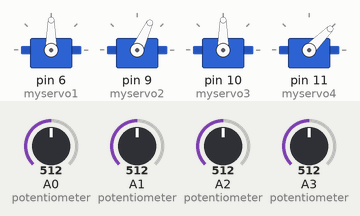
Simulated run of this sketch. Board: Arduino Uno, built with avr-gcc and run on an emulated ATmega328P. On the bench: 4 × servo. The test bench sets the inputs (shaded band); at power-on: A0 (potentiometer) = 512, A1 (potentiometer) = 512, A2 (potentiometer) = 512, A3 (potentiometer) = 512.

Above: at 1.2 s.
1.3 s: A0 (potentiometer) set to 716
At 2.2 s:
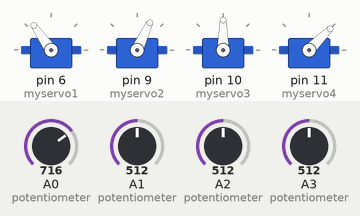
2.8 s: A1 (potentiometer) set to 716
At 3.2 s:
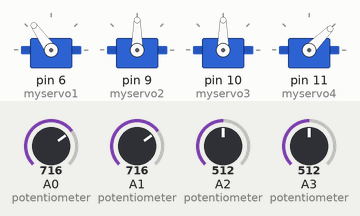
4.3 s: A2 (potentiometer) set to 716
At 5.4 s:
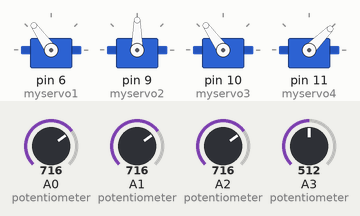
5.8 s: A3 (potentiometer) set to 716
At 7.0 s:
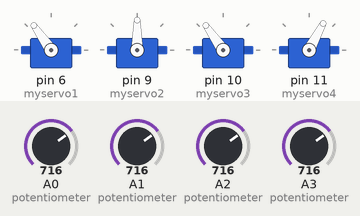
7.3 s: A0 (potentiometer) set to 992
At 8.1 s:
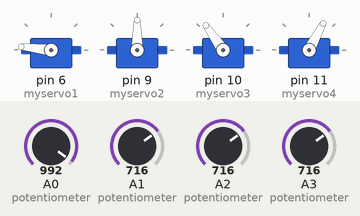
8.8 s: A1 (potentiometer) set to 992
At 9.1 s:
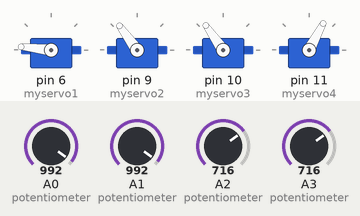
Timing chart, 0 to 11.3 s (numbered marks = the images above; inputs shaded):
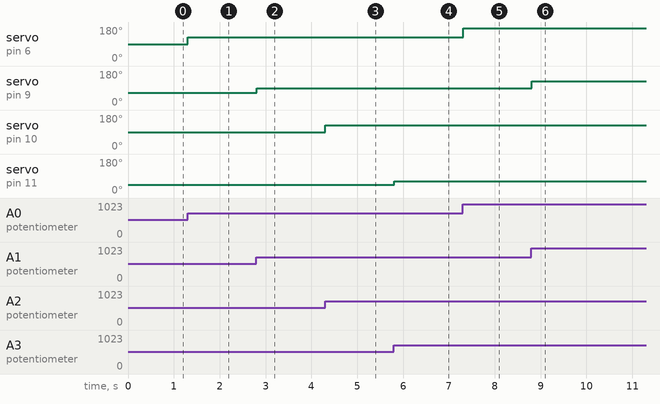

Measured:
- after the input at 1.3 s, servo on pin 6 (myservo1): 90° → 125° at once
- after the input at 2.8 s, servo on pin 9 (myservo2): 65° → 90° at once
- after the input at 4.3 s, servo on pin 10 (myservo3): 90° → 125° at once
- after the input at 5.8 s, servo on pin 11 (myservo4): 45° → 62° at once
- after the input at 7.3 s, servo on pin 6 (myservo1): 125° → 174° at once
- after the input at 8.8 s, servo on pin 9 (myservo2): 90° → 126° at once

The sketch:

Knob.ino
```cpp
/*
 Controlling a servo position using a potentiometer (variable resistor)
 by Michal Rinott <http://people.interaction-ivrea.it/m.rinott>

 modified on 8 Nov 2013
 by Scott Fitzgerald
 http://www.arduino.cc/en/Tutorial/Knob
*/

#include <Servo.h>

Servo myservo1;  // create servo object to control a servo
Servo myservo2;
Servo myservo3;
Servo myservo4;

int value1 = 0;
int value2 = 0;
int value3 = 0;
int value4 = 0;

void setup() {
  myservo1.attach(6);
  myservo2.attach(9);
  myservo3.attach(10);
  myservo4.attach(11); // attaches the servo on pin 9 to the servo object
}

void loop() {
  value1 = analogRead(A0);            // reads the value of the potentiometer (value between 0 and 1023)
  value1 = map(value1, 0, 1023, 0, 180);     // scale it to use it with the servo (value between 0 and 180)
  myservo1.write(value1);                  // sets the servo position according to the scaled value
  value2 = analogRead(A1);            // reads the value of the potentiometer (value between 0 and 1023)
  value2 = map(value2, 0, 1023, 0, 130);     // scale it to use it with the servo (value between 0 and 180)
  myservo2.write(value2);
  value3 = analogRead(A2);            // reads the value of the potentiometer (value between 0 and 1023)
  value3 = map(value3, 0, 1023, 0, 180);     // scale it to use it with the servo (value between 0 and 180)
  myservo3.write(value3);
  value4 = analogRead(A3);            // reads the value of the potentiometer (value between 0 and 1023)
  value4 = map(value4, 0, 1023, 0, 90);     // scale it to use it with the servo (value between 0 and 180)
  myservo4.write(value4);
  delay(15);                           // waits for the servo to get there
}
```
